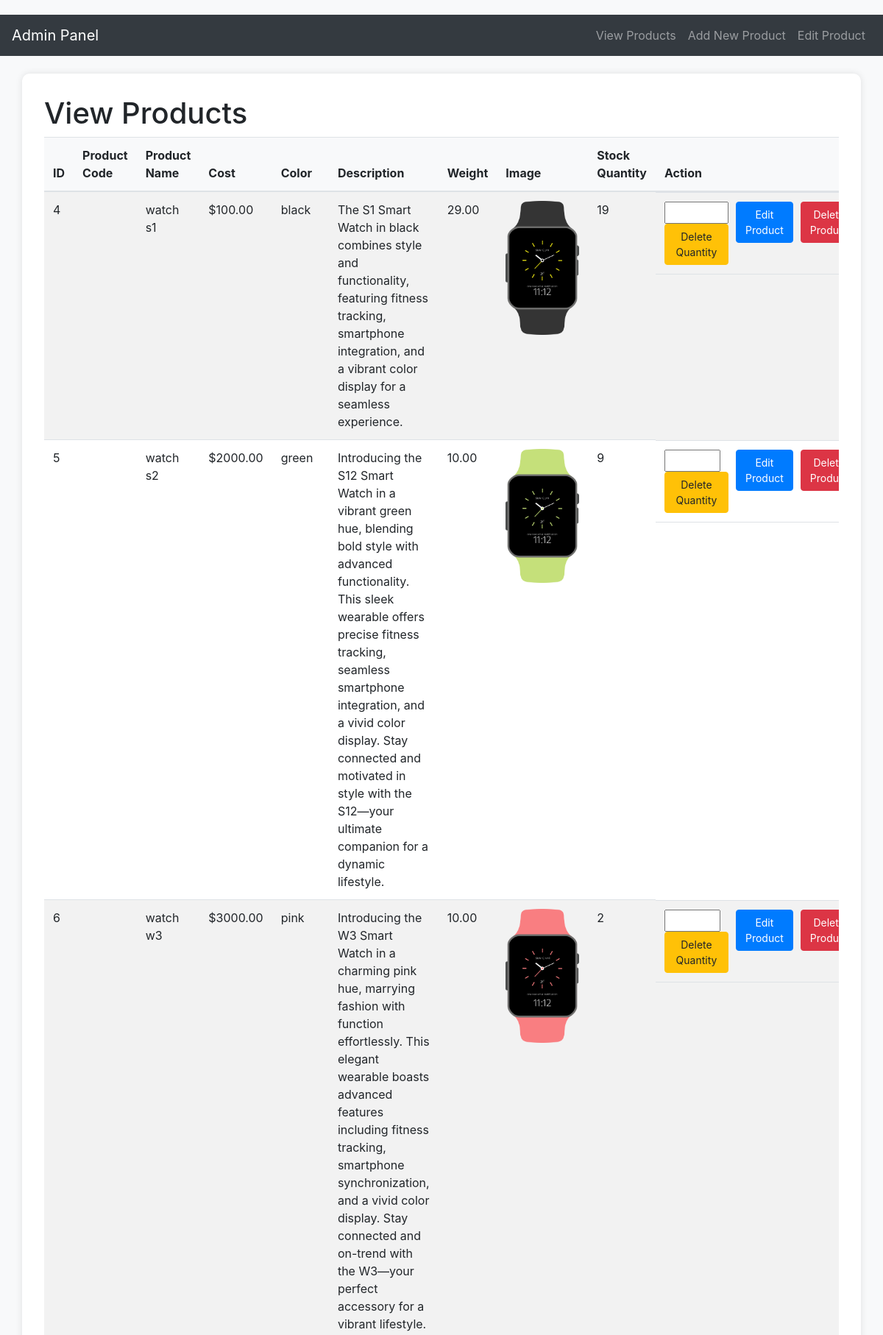
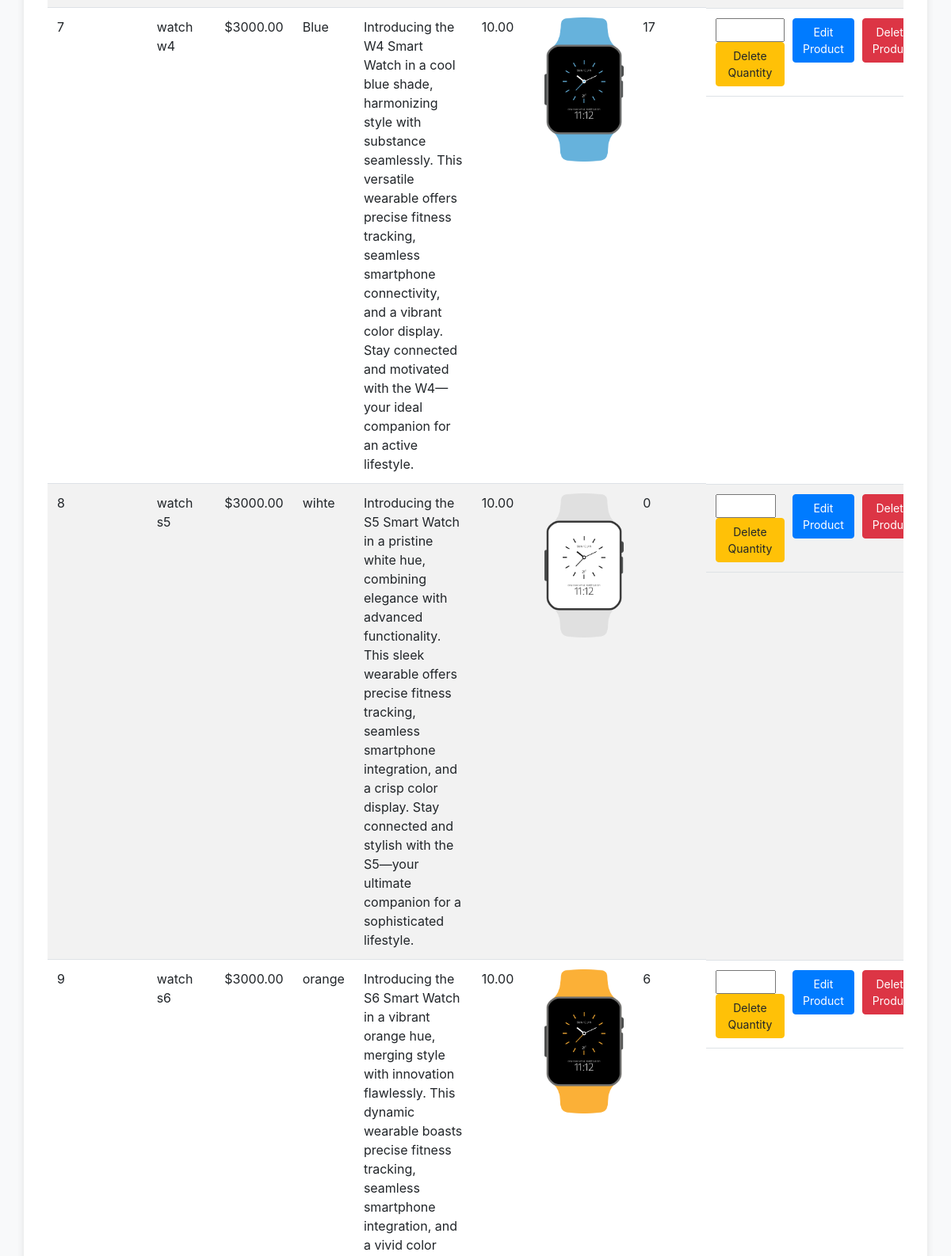
Screenshot of /view_products.php (upper part) with the database file from the repository (2 pictures, top to bottom).
### tables this page shows
CREATE TABLE IF NOT EXISTS `products` (
  `id` int NOT NULL AUTO_INCREMENT,
  `product_code` varchar(50) NOT NULL,
  `product_name` varchar(100) NOT NULL,
  `cost` decimal(10,2) NOT NULL,
  `color` varchar(50) DEFAULT NULL,
  `description` text,
  `weight` decimal(10,2) DEFAULT NULL,
  `image` longtext,
  `stock_quantity` int NOT NULL DEFAULT '0',
  PRIMARY KEY (`id`)
);

### view_products.php (the view, shortened to what this page needs)
<!DOCTYPE html>
<html lang="en">
<head>
    <link rel="stylesheet" href="https://stackpath.bootstrapcdn.com/bootstrap/4.5.2/css/bootstrap.min.css">
</head>
<body>
    <nav class="navbar navbar-expand-lg navbar-dark bg-dark">
        <a class="navbar-brand" href="admin.html">Admin Panel</a>
        <div class="collapse navbar-collapse" id="navbarNav">
            <ul class="navbar-nav ml-auto">
                <li class="nav-item">
                    <a class="nav-link" href="view_products.php">View Products</a>
                </li>
                <li class="nav-item">
                    <a class="nav-link" href="add_product.php">Add New Product</a>
                </li>
                <li class="nav-item">
                    <a class="nav-link" href="edit_prod.php">Edit Product</a>
                </li>
            </ul>
        </div>
    </nav>
    <div class="container mt-4">
        <h1>View Products</h1>
        <?php
        $host = 'localhost';
        $username = 'root';
        $password = '';
        $database = 'project';
        $conn = new mysqli($host, $username, $password, $database);
        $sql = "SELECT * FROM products";
        $result = $conn->query($sql);
        ?>
        <div class='table-responsive'>
            <table class='table table-striped'>
                <thead>
                    <tr>
                        <th>ID</th>
                        <th>Product Code</th>
                        <th>Product Name</th>
                        <th>Cost</th>
                        <th>Color</th>
                        <th>Description</th>
                        <th>Weight</th>
                        <th>Image</th>
                        <th>Stock Quantity</th>
                        <th>Action</th>
                    </tr>
                </thead>
                <tbody>
                    <?php
                    if ($result->num_rows > 0) {
                        while ($row = $result->fetch_assoc()) {
                            echo "<tr>
                                    <td>" . $row["id"] . "</td>
                                    <td>" . $row["product_code"] . "</td>
                                    <td>" . $row["product_name"] . "</td>
                                    <td>$" . $row["cost"] . "</td>
                                    <td>" . $row["color"] . "</td>
                                    <td>" . $row["description"] . "</td>
                                    <td>" . $row["weight"] . "</td>
                                    <td><img src='" . $row["image"] . "' alt='Product Image'></td>
                                    <td>" . $row["stock_quantity"] . "</td>
                                    <td class='action-buttons'>
                                        <form method='post' action=''>
                                            <input type='hidden' name='product_id' value='" . $row["id"] . "'>
                                            <input type='number' name='quantity_to_delete' min='1' max='" . $row["stock_quantity"] . "'>
                                            <button type='submit' name='delete_quantity' class='btn btn-warning'>Delete Quantity</button>
                                        </form>
                                        <form method='get' action='edit_prod.php'>
                                            <input type='hidden' name='id' value='" . $row["id"] . "'>
                                            <button type='submit' name='edit_product' class='btn btn-primary'>Edit Product</button>
                                        </form>
                                        <form method='post' action=''>
                                            <input type='hidden' name='product_id' value='" . $row["id"] . "'>
                                            <button type='submit' name='delete_product' class='btn btn-danger'>Delete Product</button>
                                        </form>
                                    </td>
                                </tr>";
                        }
                    } else {
                        echo "<tr><td colspan='10'>No products found</td></tr>";
                    }
                    ?>
                </tbody>
            </table>
        </div>
    </div>
</body>
</html>

### view_products.php (style rules this page uses)
body { background-color: #f8f9fa; padding-top: 20px; }
.container { background-color: #fff; padding: 30px; border-radius: 10px; box-shadow: 0 0 10px rgba(0, 0, 0, 0.1); }
h1 { margin-top: 0; }
table { width: 100%; border-collapse: collapse; }
th, td { padding: 8px; text-align: left; border-bottom: 1px solid #dee2e6; }
th { background-color: #f8f9fa; }
img { max-width: 100px; height: auto; }
.action-buttons { display: flex; gap: 10px; }
.btn { padding: 6px 12px; font-size: 14px; border-radius: 4px; }
.btn-warning { background-color: #ffc107; border-color: #ffc107; color: #212529; }
.btn-danger { background-color: #dc3545; border-color: #dc3545; color: #fff; }
.btn-primary { background-color: #007bff; border-color: #007bff; color: #fff; }

### rows the page displays
products: id "4", product_name "watch s1", cost "100.00", color "black", description "The S1 Smart Watch in black combines style and functionality, featuring fitness tracking, smartphone integration, and a vibrant color display for a seamless experience.", weight "29.00", image (picture), stock_quantity "19"
products: id "5", product_name "watch s2", cost "2000.00", color "green", description "Introducing the S12 Smart Watch in a vibrant green hue, blending bold style with advanced functionality. This sleek wearable offers precise fitness tracking, seamless smartphone integration, and a vivid color display. Stay connected and motivated in style with the S12—your ultimate companion for a dynamic lifestyle.", weight "10.00", image (picture), stock_quantity "9"
products: id "6", product_name "watch w3", cost "3000.00", color "pink", description "Introducing the W3 Smart Watch in a charming pink hue, marrying fashion with function effortlessly. This elegant wearable boasts advanced features including fitness tracking, smartphone synchronization, and a vivid color display. Stay connected and on-trend with the W3—your perfect accessory for a vibrant lifestyle.", weight "10.00", image (picture), stock_quantity "2"
products: id "7", product_name "watch w4", cost "3000.00", color "Blue", description "Introducing the W4 Smart Watch in a cool blue shade, harmonizing style with substance seamlessly. This versatile wearable offers precise fitness tracking, seamless smartphone connectivity, and a vibrant color display. Stay connected and motivated with the W4—your ideal companion for an active lifestyle.", weight "10.00", image (picture), stock_quantity "17"
products: id "8", product_name "watch s5", cost "3000.00", color "wihte", description "Introducing the S5 Smart Watch in a pristine white hue, combining elegance with advanced functionality. This sleek wearable offers precise fitness tracking, seamless smartphone integration, and a crisp color display. Stay connected and stylish with the S5—your ultimate companion for a sophisticated lifestyle.", weight "10.00", image (picture), stock_quantity "0"
products: id "9", product_name "watch s6", cost "3000.00", color "orange", weight "10.00", image (picture), stock_quantity "6"
